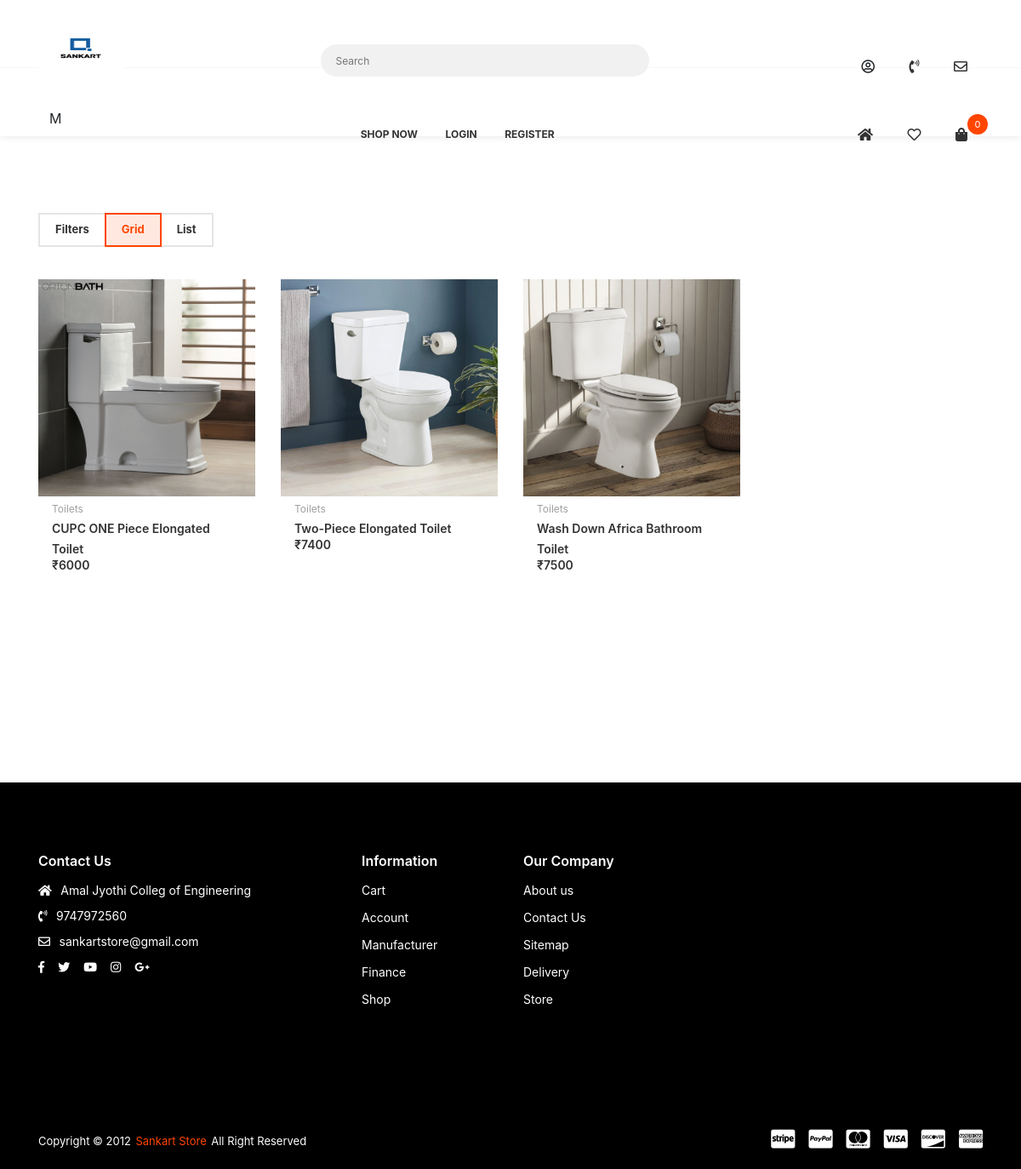
/category/toilets/, run on the app's committed database.
### shop_app/models.py (models this page shows, shortened)
class Product(models.Model):
    product_name = models.CharField(max_length=200, unique=True)
    slug = models.SlugField(max_length=200, unique=True)
    description = models.TextField(max_length=500, blank=True)
    price = models.IntegerField()
    images = models.ImageField(upload_to='photos/product')
    display = models.ImageField(upload_to='photos/display',default="a3.png")
    display2 = models.ImageField(upload_to='photos/display', default="a3.png")
    display3 = models.ImageField(upload_to='photos/display', default="a3.png")
    category = models.ForeignKey(Category, on_delete=models.CASCADE)
    stock = models.IntegerField()
    color = models.ForeignKey(Color, on_delete=models.CASCADE,null=True, blank=True)
    brand = models.ForeignKey(Brand, on_delete=models.CASCADE,null=True, blank=True)
    design = models.ForeignKey(Design, on_delete=models.CASCADE,null=True, blank=True)
    dimensions = models.ForeignKey(Dimensions, on_delete=models.CASCADE,null=True, blank=True)
    is_available = models.BooleanField(default=True)
    is_featured = models.BooleanField(default=False)
    created_date = models.DateField(auto_now_add=True)
    modified_date = models.DateField(auto_now=True)
    def get_url(self):
        return reverse('product_detail', args=[self.category.slug, self.slug])

class Category(models.Model):
    category_name = models.CharField(max_length=50, unique=True)
    slug = models.SlugField(max_length=100, unique=True)
    description = models.TextField(max_length=255, blank=True)
    cat_image = models.ImageField(upload_to='photos/categories', blank=True)
    class Meta:
        verbose_name = 'category'
        verbose_name_plural = 'categories'
    def get_url(self):
        return reverse('products_by_category', args=[self.slug])
    def __str__(self):
        return self.category_name.capitalize()

### shop_app/views.py (the view)
def store(request, category_slug=None):
    categories = None
    products = None
    colors = Color.objects.all()
    brands = Brand.objects.all()
    cat=Category.objects.all()
    if category_slug != None:
        categories = get_object_or_404(Category, slug=category_slug)
        products = Product.objects.filter(
            category=categories, is_available=True)
        paginator = Paginator(products, 8)
        page = request.GET.get('page')
        paged_products = paginator.get_page(page)
        product_count = products.count()
    else:
        products = Product.objects.all().filter(is_available=True).order_by('id')
        paginator = Paginator(products, 8)
        page = request.GET.get('page')
        paged_products = paginator.get_page(page)
        product_count = products.count()
    context = {
        'products': paged_products,
        'product_count': product_count,
        'cat': cat,
        'colors': colors,
        'brands': brands,
    }
    return render(request, 'shop.html', context)

### templates/shop.html (shortened to what this page needs)
{% extends 'base.html' %}
{% load static %}
{% block content %}
        <div class="app-content">
            <div class="u-s-p-y-90">
                <div class="container">
                    <div class="row">
                        <div class="col-lg-12">
                            <div class="shop-p">
                                <div class="shop-p__toolbar u-s-m-b-30">
                                    <div class="shop-p__tool-style">
                                        <div class="tool-style__group u-s-m-b-8">
                                            <span class="js-shop-filter-target" data-side="#side-filter">Filters</span>
                                            <span class="js-shop-grid-target is-active">Grid</span>
                                            <span class="js-shop-list-target">List</span></div>
                                    </div>
                                </div>
                                <div class="shop-p__collection">
                                    <div class="row is-grid-active">
                                        {% for product in products %}
                                        <div class="col-lg-3 col-md-4 col-sm-6">
                                            <div class="product-m">
                                                <div class="product-m__thumb">
                                                    <a class="aspect aspect--bg-grey aspect--square u-d-block" href="{{product.get_url}}">
                                                        <img class="aspect__img" src="{{product.images.url}}" style="width:600 height:600;" alt=""></a>
                                                </div>
                                                <div class="product-m__content">
                                                    <div class="product-m__category">
                                                        <a href="#">{{product.category}}</a></div>
                                                    <div class="product-m__name">
                                                        <a href="{{product.get_url}}">{{product.product_name}}</a></div>
                                                    <div class="product-m__price">₹{{product.price}}</div>
                                                </div>
                                            </div>
                                        </div>
                                        {% endfor %}
                                    </div>
                                </div>
                                <div class="u-s-p-y-60">
                                </div>
                            </div>
                        </div>
                    </div>
                </div>
            </div>
        </div>
{% endblock %}

### data on the page
Product: images (picture), category "Toilets", product_name "CUPC ONE Piece Elongated Toilet", price "6000"
Product: images (picture), category "Toilets", product_name "Two-Piece Elongated Toilet", price "7400"
Product: images (picture), category "Toilets", product_name "Wash Down Africa Bathroom Toilet", price "7500"

### other printed values
{{ cart_count }} "0"
